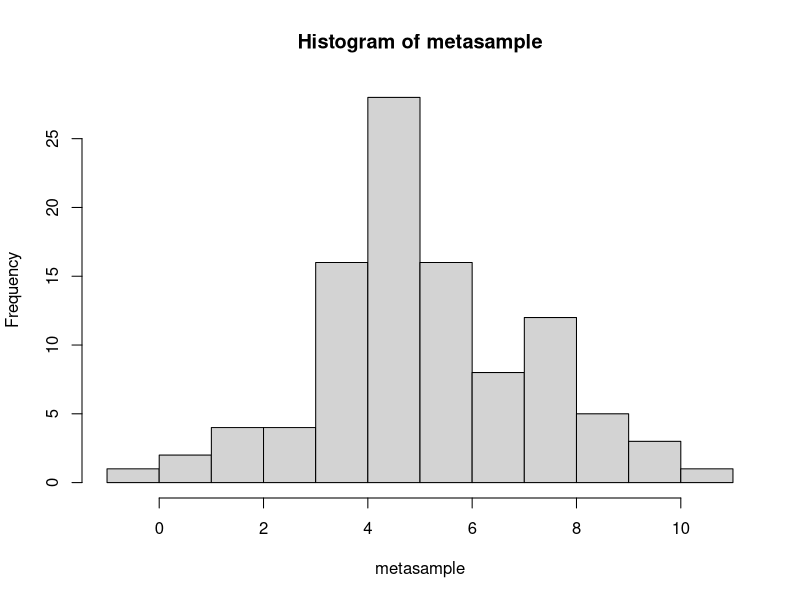
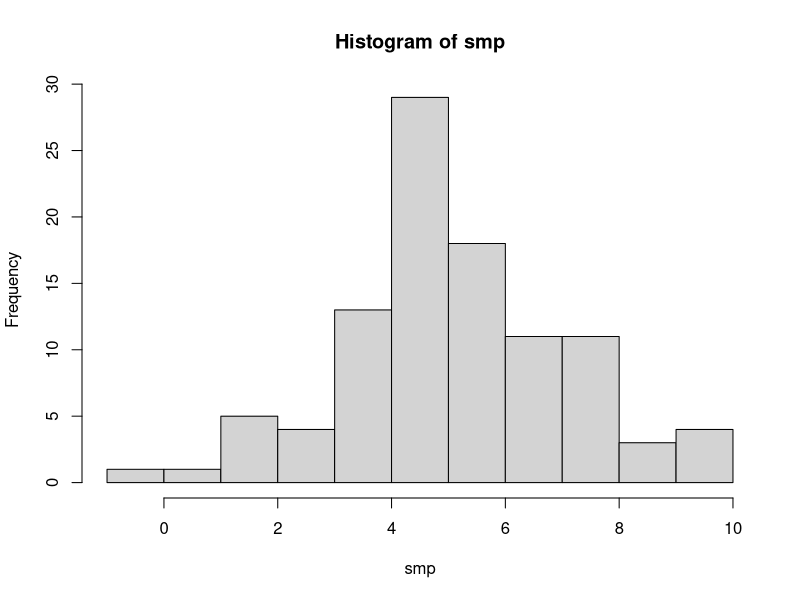
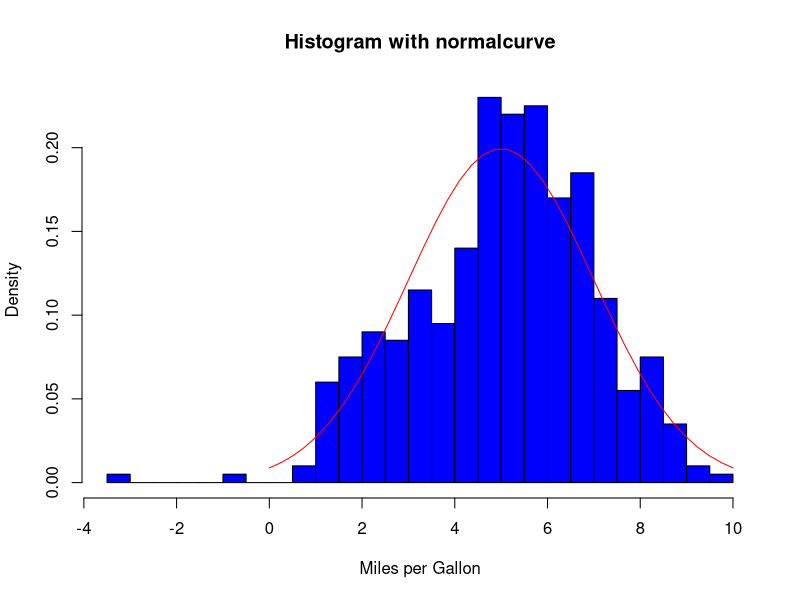
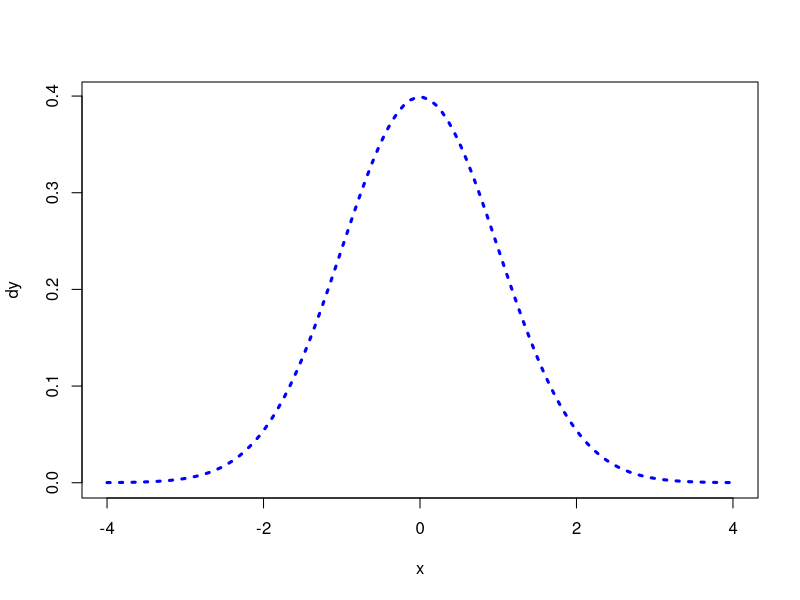
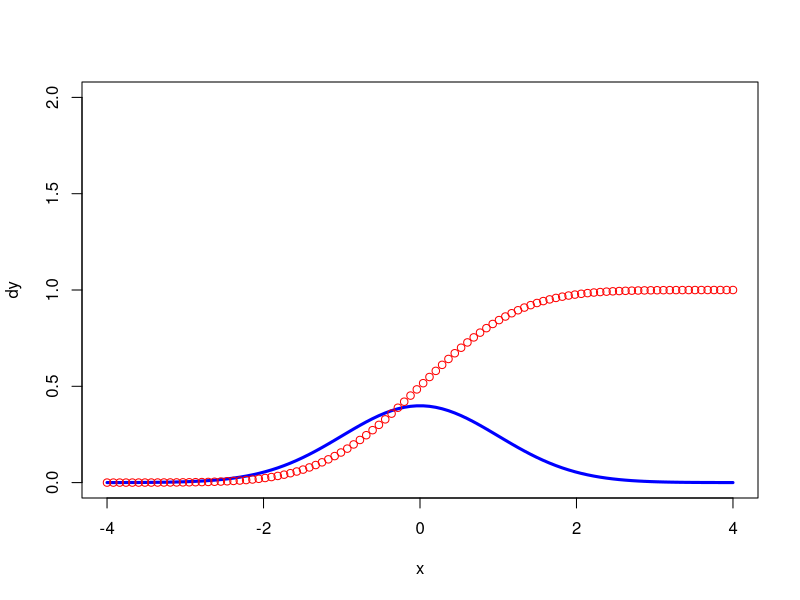
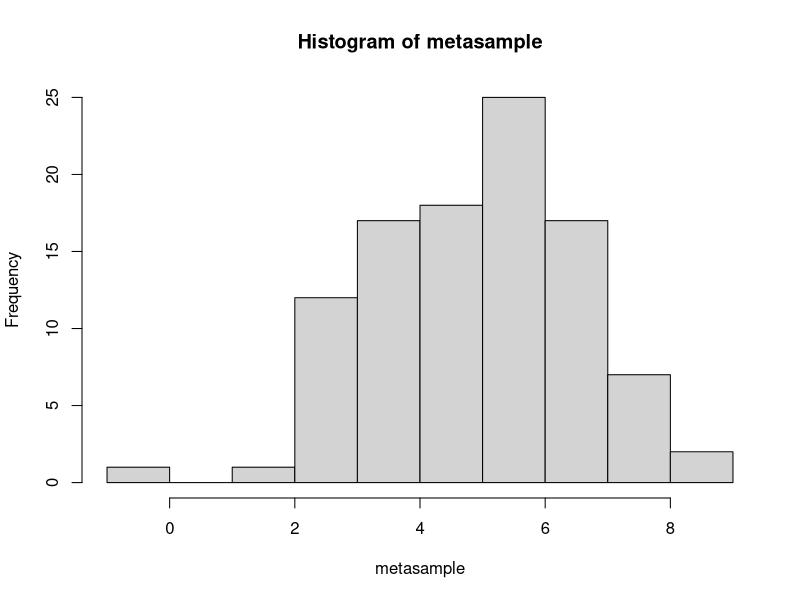
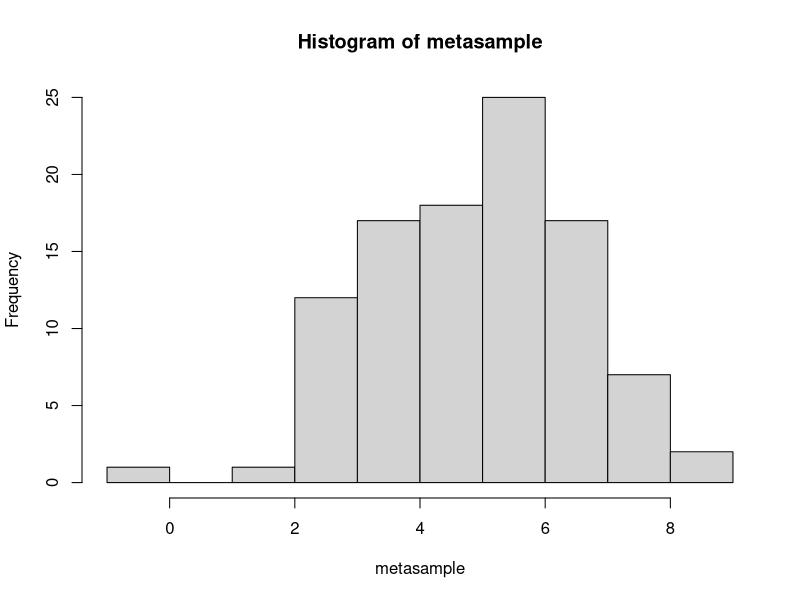
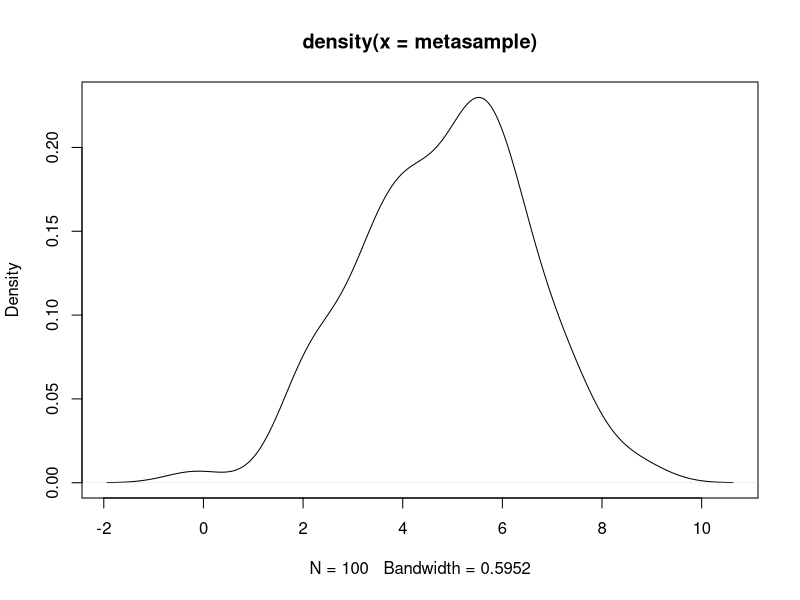

These charts were generated, in order, by the following R code:
## ---- chunk 1
knitr::opts_chunk$set(echo = TRUE)
## ---- chunk 2
N<-100
metasample<-rnorm(N,5,2)
rndno<-as.integer(runif(N)*N)+1
smp<-metasample[rndno]
hist(metasample)
hist(smp)
## ---- chunk 3
x<-rnorm(400,5,2)
h<-hist(x,breaks=20,probability=T,col="BLUE",xlab="Miles per Gallon",main = "Histogram with normalcurve")
dx<-seq(-0,10,length=40)
dy<-dnorm(dx,5,2)
lines(dx,dy,type ="l",col="RED")

## ---- chunk 4
x<-seq(-4,4,length=100)
dy<-dnorm(x)
plot(x,dy,type="l",col="blue",lwd=3,lty="dotted")
## ---- chunk 5
x<-seq(-4,4,length=100)
dy<-dnorm(x)
plot(x,dy,type="l",col="blue",lwd=3,lty="solid",ylim=c(0,2))
py<-pnorm(x)
points(x,py,col="red")
## ---- chunk 6
N<-100
metasample<-rnorm(N,5,2)
rndno<-as.integer(runif(N)*N)+1#會抽到小數所以*N。+1為了讓區間從0-100
smp<-metasample[rndno]
hist(metasample,breake=30) #趨近常態
hist(metasample,breake=50) #分太細會往右偏移
#hist(metasample)
#lx<-seq(min(metasample),max(metasample),length=100)
#ly<-dnorm(lx,mean(metasample),sd(metasample))
#sy<-ly*diff(lx)[1] #面積*density
#lines(lx,ly)

dd<-density(metasample) #密度函數#平滑
plot(dd) #樣本圖

dd<-density(smp)
plot(dd)

## ---- chunk 7
for(i in 1:10){
  print(i)
}

for(i in c(1,20,4,55)){
  print(i)
}

x<-seq(1,10,1)
x
## ---- chunk 8
x<-4
if(x>3){
  print(dd)
}else{
  print("small")
}
## ---- chunk 9
x<-4
if(x<0){
  print("Negative number")
}else{
  print("Zero")
}

## ---- chunk 10
N<-1000
metasample<-rnorm(N,5,2)
bmu<-numeric(1000)

for(i in 1:1000){
rndno<-as.integer(runif(N)*N)+1
smp<-metasample[rndno]
bmu[i]<-mean(smp)
}
p<-density(bmu)
plot(p)

p<-density(bmu)
print(p)
qq<-quantile(bmu)
rug(qq,col="red") #標示四分位
## ---- chunk 11
N<-500
metasample<-rnorm(N,5,2)
bmu<-numeric(1000)

for(i in 1:1000){
rndno<-as.integer(runif(N)*N)+1
smp<-metasample[rndno]
bmu[i]<-mean(smp)
}
p<-density(bmu)
plot(p)

p<-density(bmu)
print(p)
qq<-quantile(bmu)
rug(qq,col="red") #標示四分位
## ---- chunk 12
N<-300
metasample<-rnorm(N,5,2)
bmu<-numeric(1000)

for(i in 1:1000){
rndno<-as.integer(runif(N)*N)+1
smp<-metasample[rndno]
bmu[i]<-mean(smp)
}
p<-density(bmu)
plot(p)

p<-density(bmu)
print(p)
qq<-quantile(bmu)
rug(qq,col="red") #標示四分位
## ---- chunk 13
N<-100
metasample<-rnorm(N,5,2)
bmu<-numeric(1000)

for(i in 1:1000){
rndno<-as.integer(runif(N)*N)+1
smp<-metasample[rndno]
bmu[i]<-mean(smp)
}
p<-density(bmu)
plot(p)

p<-density(bmu)
print(p)
qq<-quantile(bmu)
rug(qq,col="red") #標示四分位
